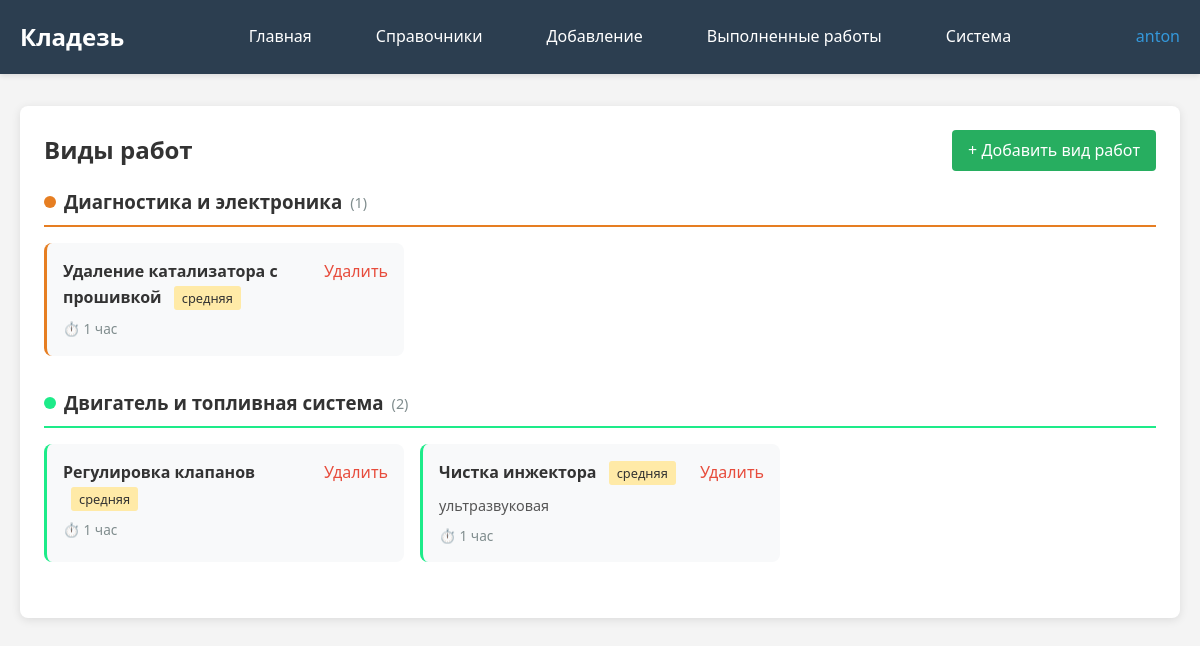
Before: /repair-types/ (signed in) with the older database file.
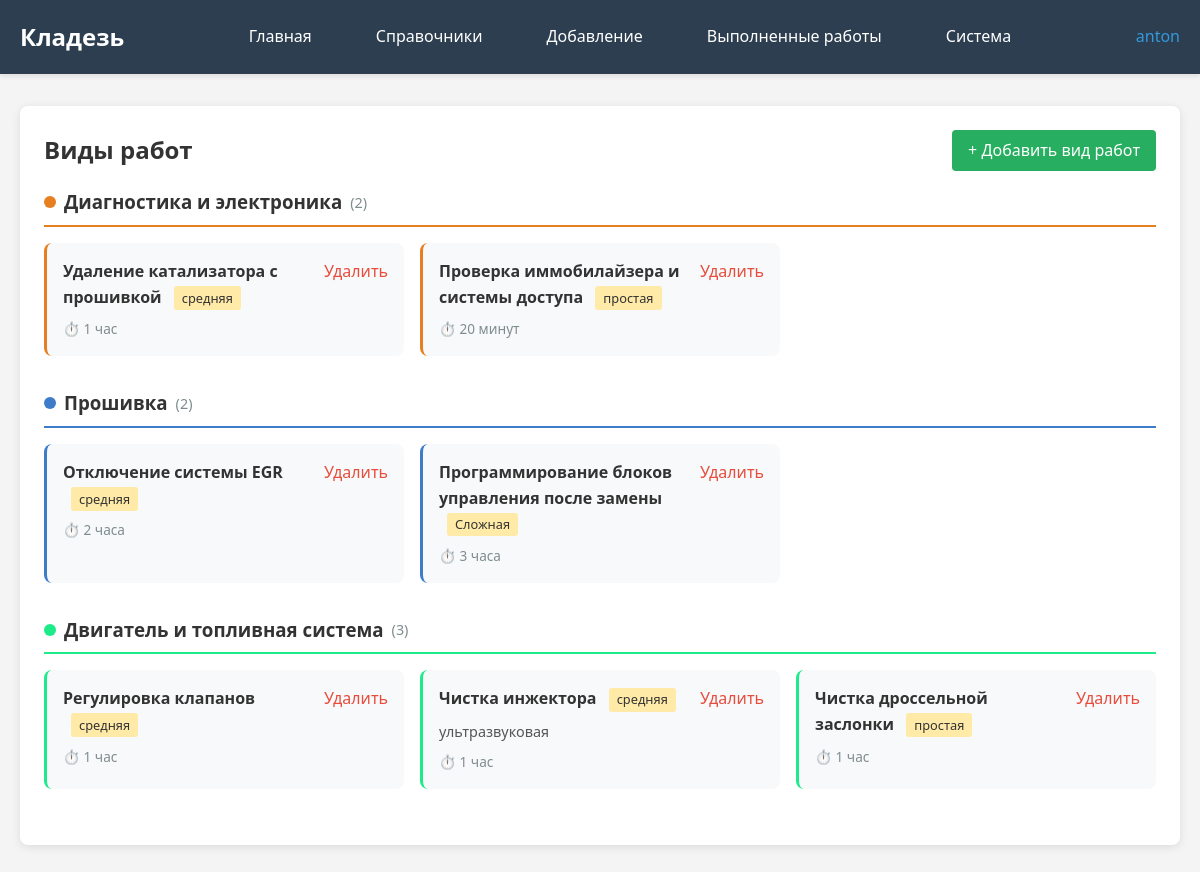
After: the same page with the newer database file.
### kladez_app/models.py (models this page shows, shortened)
class RepairCategory(models.Model):
    name = models.CharField(max_length=100, verbose_name="Категория работ")
    description = models.TextField(blank=True, verbose_name="Описание категории")
    color = models.CharField(max_length=20, default="#e67e22", verbose_name="Цвет категории")  # Новое поле для цвета
    class Meta:
        verbose_name = "Категория работ"
        verbose_name_plural = "Категории работ"

class RepairType(models.Model):
    category = models.ForeignKey(RepairCategory, on_delete=models.CASCADE, verbose_name="Категория")
    name = models.CharField(max_length=200, verbose_name="Вид работ")
    description = models.TextField(blank=True, verbose_name="Описание работ")
    typical_duration = models.CharField(max_length=50, blank=True, verbose_name="Типовая длительность")
    complexity = models.CharField(max_length=50, blank=True, verbose_name="Сложность")
    user = models.ForeignKey(User, on_delete=models.CASCADE, verbose_name="Пользователь", null=True, blank=True)
    class Meta:
        verbose_name = "Вид работ"
        verbose_name_plural = "Виды работ"

### kladez_app/views.py (the view)
# urls.py: path('repair-types/', views.repair_types_directory, name='repair_types_directory'),
@login_required
def repair_types_directory(request):
    categories_with_repairs = RepairCategory.objects.all()
    for category in categories_with_repairs:
        category.user_repair_types = category.repairtype_set.filter(user=request.user)
    context = {
        'categories_with_repairs': categories_with_repairs
    }
    return render(request, 'kladez_app/repair_types_directory.html', context)

### kladez_app/templates/kladez_app/repair_types_directory.html (shortened to what this page needs)
{% extends "kladez_app/base.html" %}
{% block content %}
<div class="card">
    <div style="display: flex; justify-content: space-between; align-items: center; margin-bottom: 1rem;">
        <h2>Виды работ</h2>
        <a href="{% url 'kladez_app:add_repair_type' %}"
           style="padding: 0.5rem 1rem; background: #27ae60; color: white; border-radius: 4px; text-decoration: none;">
            + Добавить вид работ
        </a>
    </div>
    {% if categories_with_repairs %}
        {% for category in categories_with_repairs %}
            {% if category.user_repair_types %}
            <div style="margin-bottom: 2rem;">
                <div style="display: flex; align-items: center; gap: 0.5rem; margin-bottom: 1rem; padding-bottom: 0.5rem; border-bottom: 2px solid {{ category.color }};">
                    <div style="width: 12px; height: 12px; border-radius: 50%; background: {{ category.color }};"></div>
                    <h3>{{ category.name }}</h3>
                    <span style="color: #7f8c8d; font-size: 0.9rem;">
                        ({{ category.user_repair_types|length }})
                    </span>
                </div>
                <div style="display: grid; grid-template-columns: repeat(auto-fill, minmax(300px, 1fr)); gap: 1rem;">
                    {% for repair in category.user_repair_types %}
                    <div style="background: #f8f9fa; padding: 1rem; border-radius: 8px; border-left: 3px solid {{ category.color }};">
                        <div style="display: flex; justify-content: space-between; align-items: start;">
                            <div style="flex: 1;">
                                <strong>{{ repair.name }}</strong>
                                {% if repair.complexity %}
                                <span style="display: inline-block; margin-left: 0.5rem; padding: 0.1rem 0.5rem; background: #ffeaa7; border-radius: 3px; font-size: 0.8rem;">
                                    {{ repair.complexity }}
                                </span>
                                {% endif %}
                            </div>
                            <div>
                                <a href="{% url 'kladez_app:delete_repair_type' repair.pk %}"
                                   onclick="return confirm('Удалить вид работ \"{{ repair.name }}\"?')"
                                   style="color: #e74c3c; text-decoration: none; margin-left: 0.5rem;">
                                    Удалить
                                </a>
                            </div>
                        </div>
                        {% if repair.description %}
                        <div style="margin-top: 0.5rem; font-size: 0.9rem; color: #555;">
                            {{ repair.description|truncatechars:100 }}
                        </div>
                        {% endif %}
                        {% if repair.typical_duration %}
                        <div style="margin-top: 0.5rem; font-size: 0.85rem; color: #7f8c8d;">
                            ⏱️ {{ repair.typical_duration }}
                        </div>
                        {% endif %}
                    </div>
                    {% endfor %}
                </div>
            </div>
            {% endif %}
        {% endfor %}
    {% endif %}
</div>
{% endblock %}

Changed rows visible on the page:
computed for RepairCategory "Диагностика и электроника": user_repair_types|length "1" → "2"
added RepairType: name "Проверка иммобилайзера и системы доступа", complexity "простая", typical_duration "20 минут", shown under RepairCategory "Диагностика и электроника"
now on this page (row unchanged): RepairCategory: name "Прошивка", user_repair_types|length "2"
added RepairType: name "Отключение системы EGR", complexity "средняя", typical_duration "2 часа", shown under "Прошивка"
added RepairType: name "Программирование блоков управления после замены", complexity "Сложная", typical_duration "3 часа", shown under "Прошивка"
computed for RepairCategory "Двигатель и топливная система": user_repair_types|length "2" → "3"
added RepairType: name "Чистка дроссельной заслонки", complexity "простая", typical_duration "1 час", shown under RepairCategory "Двигатель и топливная система"
